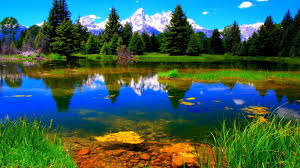
#> input picture images.jpg, 300 x 168 px
$ jupyter execute 'K-means Clustering.ipynb'
#> lines starting #> are read from the running program, lines starting #| are printed output that depends on the picture
[cell 1]
# 김동현 작성 이외 부분은 박정재 작성

import numpy as np
import matplotlib.pyplot as plt
import cv2

from copy import copy
import random

## Distance Function

## $d = \| f(z) - m \|^2 + \lambda * \| z - c \|^2$

where $z$ denotes the spatial index, $f(z)$ denotes the image value $\mathit(r,g,b)$ at the spatial location $z$, $m$ denotes the centroid of image intensity, $c$ denotes the centroid of spatial location, and $\lambda$ determines the importance between the image intensity and the spatial relation.

[cell 2]
# 김동현 작성
# Euclidean-norm Distance Function
def distance(ci, i, cx, x, cy, y, lbd): # lbd = lambda

    d = (ci[0] - i[0]) ** 2 + (ci[1] - i[1]) ** 2 + (ci[2] - i[2]) ** 2 + lbd * ((cx - x) ** 2 + (cy - y) ** 2)

    return d

def img_normalize(data, height, width):

    normalized_data = np.empty((height, width, 3), dtype=np.float64)

    for y in range(height):
        for x in range(width):
            normalized_data[y][x] = data[y][x] / np.array([255,255,255])

    return normalized_data

def img_denormalize(data):

    denormed_img = np.empty((3), dtype=int)

    denormed_data = data * np.array([255,255,255])

    return denormed_data

# To check if values of centroids are same.
def centCheck(cx, cy, crgb, x, y, rgb):
    if cx == x and cy == y and (crgb ==rgb).all():
        return True
    return False

## Shape of the Image

$height\begin{bmatrix}
[r,g,b] & \cdots & [r,g,b] \\
\vdots & \ddots & \vdots \\
[r,g,b] & \cdots & [r,g,b]
\end{bmatrix} \\ \qquad \qquad \qquad width$

[cell 3]
# read image using opencv library.
img = cv2.imread('images.jpg', cv2.IMREAD_COLOR)
#> img is the input picture: shape (168, 300, 3); mean B, G, R 83.8, 96.5, 57.9
height = img.shape[0]
#> height = 168
width = img.shape[1]
#> width = 300
b, g, r = cv2.split(img)
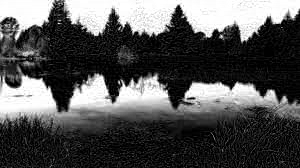
#> b: shape (168, 300); min 0, max 255, mean 83.8
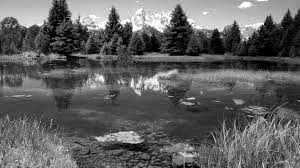
#> g: shape (168, 300); min 0, max 255, mean 96.5
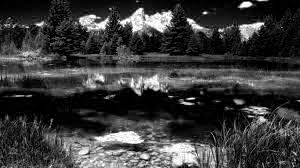
#> r: shape (168, 300); min 0, max 255, mean 57.9
img2 = cv2.merge([r, g, b])

img2.shape
#> Out = (168, 300, 3)

[cell 4]
plt.imshow(img2)
plt.axis('off')
plt.title('Input Image')
plt.show()

[cell 5]
# normalize image values.
img_normalized = np.empty((height, width, 3), dtype=np.float64)
img_normalized = img_normalize(img2, height, width)

### c1_rgb = [empty, empty, empty]
### c2_rgb = [empty,empty, empty]
### $\qquad \qquad \quad \vdots$
### c9_rgb = [empty, empty, empty]

# c1_x = random_x
# c1_y = random_y
# c1_rgb = img_normalized[c1_y][c1_x]

[cell 6]
# Allocate centroids values.
c1_rgb = np.empty(3, dtype=np.float64)
c2_rgb = np.empty(3, dtype=np.float64)
c3_rgb = np.empty(3, dtype=np.float64)
c4_rgb = np.empty(3, dtype=np.float64)
c5_rgb = np.empty(3, dtype=np.float64)
c6_rgb = np.empty(3, dtype=np.float64)
c7_rgb = np.empty(3, dtype=np.float64)
c8_rgb = np.empty(3, dtype=np.float64)
c9_rgb = np.empty(3, dtype=np.float64)

c1_x = random.randint(0, width)
#> c1_x = 197
c1_y = random.randint(0, height)
#> c1_y = 107
c1_rgb = img_normalized[c1_y][c1_x]
#> c1_rgb = [0, 0.216, 0.541]
print(c1_x, c1_y, img2[c1_y][c1_x])
#| 197 107 [  0  55 138]

c2_x = random.randint(0, width)
#> c2_x = 20
c2_y = random.randint(0, height)
#> c2_y = 66
c2_rgb = img_normalized[c2_y][c2_x]
#> c2_rgb = [0.0941, 0.231, 0.0118]
print(c2_x, c2_y, img2[c2_y][c2_x])
#| 20 66 [24 59  3]

c3_x = random.randint(0, width)
#> c3_x = 261
c3_y = random.randint(0, height)
#> c3_y = 124
c3_rgb = img_normalized[c3_y][c3_x]
#> c3_rgb = [0.294, 0.392, 0.0627]
print(c3_x, c3_y, img2[c3_y][c3_x])
#| 261 124 [ 75 100  16]

c4_x = random.randint(0, width)
#> c4_x = 207
c4_y = random.randint(0, height)
#> c4_y = 77
c4_rgb = img_normalized[c4_y][c4_x]
#> c4_rgb = [0.188, 0.627, 0.051]
print(c4_x, c4_y, img2[c4_y][c4_x])
#| 207 77 [ 48 160  13]

c5_x = random.randint(0, width)
#> c5_x = 244
c5_y = random.randint(0, height)
#> c5_y = 91
c5_rgb = img_normalized[c5_y][c5_x]
#> c5_rgb = [0.0784, 0.349, 0.949]
print(c5_x, c5_y, img2[c5_y][c5_x])
#| 244 91 [ 20  89 242]

c6_x = random.randint(0, width)
c6_y = random.randint(0, height)
c6_rgb = img_normalized[c6_y][c6_x]
#> c6_rgb = [0.0235, 0.0314, 0.0118]
print(c6_x, c6_y, img2[c6_y][c6_x])
#| 298 55 [6 8 3]

c7_x = random.randint(0, width)
c7_y = random.randint(0, height)
c7_rgb = img_normalized[c7_y][c7_x]
#> c7_rgb = [0.341, 0.4, 0.31]
print(c7_x, c7_y, img2[c7_y][c7_x])
#| 258 35 [ 87 102  79]

c8_x = random.randint(0, width)
c8_y = random.randint(0, height)
c8_rgb = img_normalized[c8_y][c8_x]
#> c8_rgb = [0.098, 0.133, 0.0196]
print(c8_x, c8_y, img2[c8_y][c8_x])
#| 144 35 [25 34  5]

c9_x = random.randint(0, width)
c9_y = random.randint(0, height)
c9_rgb = img_normalized[c9_y][c9_x]
#> c9_rgb = [0.149, 0.463, 0.0275]
print(c9_x, c9_y, img2[c9_y][c9_x])
#| 48 158 [ 38 118   7]

[cell 7]
# Save the location for later use.
c1_x_tmp = c1_x
c1_y_tmp = c1_y

c2_x_tmp = c2_x
c2_y_tmp = c2_y

c3_x_tmp = c3_x
c3_y_tmp = c3_y

c4_x_tmp = c4_x
c4_y_tmp = c4_y

c5_x_tmp = c5_x
c5_y_tmp = c5_y

c6_x_tmp = c6_x
c6_y_tmp = c6_y

c7_x_tmp = c7_x
c7_y_tmp = c7_y

c8_x_tmp = c8_x
c8_y_tmp = c8_y

c9_x_tmp = c9_x
c9_y_tmp = c9_y

[cell 8]
# show the location of initial centroids.
plt.imshow(img2)
plt.axis('off')
plt.title('The location of Initial Centroids')

plt.plot([c1_x], [c1_y], marker='*', color='red', label='centroid1', markersize=20)
plt.plot([c2_x], [c2_y], '*', color='orange', label='centroid2', markersize=20)
plt.plot([c3_x], [c3_y], '*', color='yellow', label='centroid3', markersize=20)
plt.plot([c4_x], [c4_y], '*', color='salmon', label='centroid4', markersize=20)
plt.plot([c5_x], [c5_y], '*', color='blue', label='centroid5', markersize=20)
plt.plot([c6_x], [c6_y], '*', color='purple', label='centroid6', markersize=20)
plt.plot([c7_x], [c7_y], '*', color='darkcyan', label='centroid7', markersize=20)
plt.plot([c8_x], [c8_y], '*', color='magenta', label='centroid8', markersize=20)
plt.plot([c9_x], [c9_y], '*', color='brown', label='centroid9', markersize=20)

plt.legend()
plt.show()
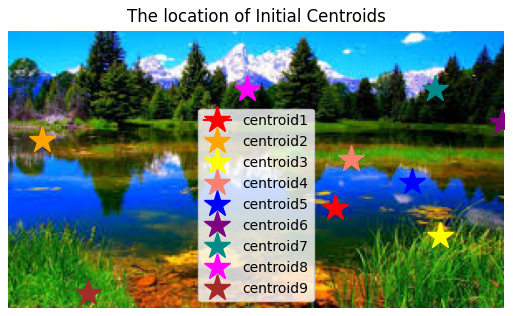
#> figure drawn by matplotlib, 1 panel
